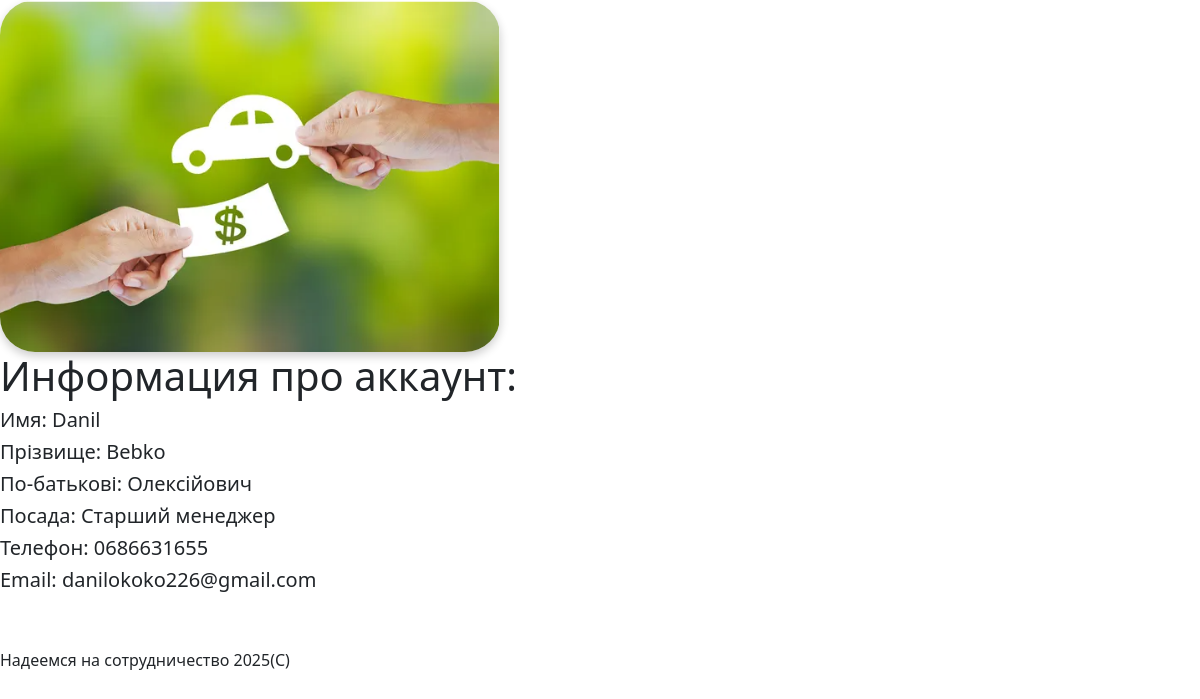
The app's page /worker/14/account with its own data.
### worker/models.py (models this page shows, shortened)
class User(models.Model):
    name = models.CharField("Iмя", max_length=15)
    surname = models.CharField("Прізвище", max_length=15)
    patronymic = models.CharField("По-батькові", max_length=15)
    post = models.CharField("Посада", max_length=30)
    number = models.CharField("Телефон", max_length=15)
    email = models.EmailField("Email")
    count_of_sold_cars = models.IntegerField("Продано машин")
    sold_car = models.ManyToManyField("Auto")

### worker/views.py (the view)
# urls.py: path('<int:user_id>/account', views.account,name="account"),
def account(request, user_id):
    user = get_object_or_404(User, id=user_id)
    profit = 0
    sales_qs = Sales.objects.filter(worker_id=user_id)
    for sales in sales_qs:
        profit += sales.really_cost
    return render(request, "worker/account.html", {'user': user, "profit": profit})

### worker/templates/worker/account.html (shortened to what this page needs)
{% extends 'main/layout.html' %}
{% block content %}
    <h1>Информация про аккаунт:</h1>
    <h5>Имя: {{ user.name }}</h5>
    <h5>Прізвище: {{ user.surname }}</h5>
    <h5>По-батькові: {{ user.patronymic }}</h5>
    <h5>Посада: {{ user.post }}</h5>
    <h5>Телефон: {{ user.number }}</h5>
    <h5>Email: {{ user.email }}</h5><br><br>
{% endblock %}

### records on screen
User: name "Danil", surname "Bebko", patronymic "Олексiйович", post "Старший менеджер", number "0686631655", email "danilokoko226@gmail.com"
